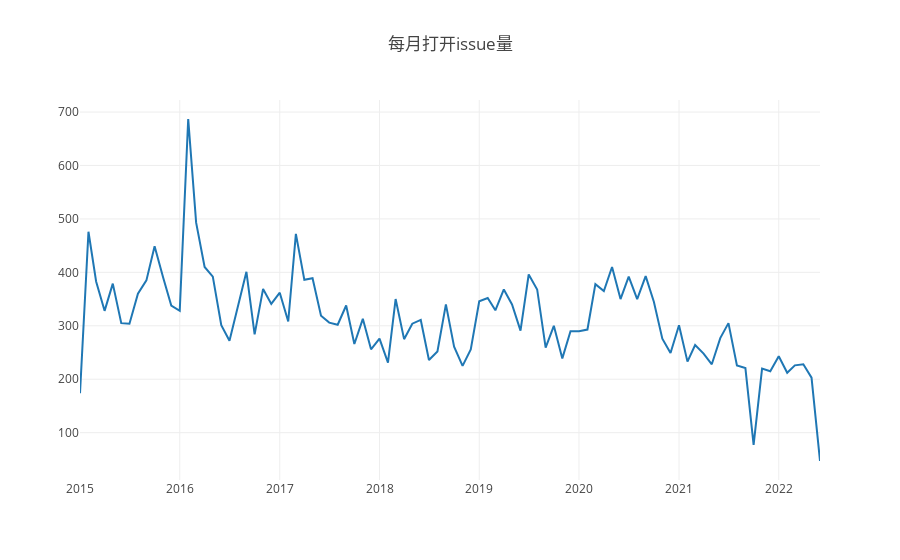

This figure's notebook cell:
### Markdown cell above
## 1.2 每月打开Issue个数

### Code cell
var years = [2015, 2016, 2017, 2018, 2019, 2020, 2021, 2022];
var project_id = 29078997;
Promise.all(years.map(ant =>{
     // console.log(ant);
     var s = `select count(*) as open_num, 
    formatDateTime(created_at,'%Y-%m') as time
    from github_log.events 
    where repo_id=${project_id}
    and toYear(created_at) = ${ant}
    and type = 'IssuesEvent' 
    and action = 'opened'
    group by formatDateTime(created_at,'%Y-%m')
    order by formatDateTime(created_at,'%Y-%m')`;
    return query(s);
})).then(data =>{

    // 格式化存储数据
      var stars = [];
    var time_show = [];
    for (let i=0;i<data.length;i++){
     for (let j=0; j<data[i].length; j++){
      stars.push(data[i][j].open_num);
      time_show.push(data[i][j].time);
     };
    };
    var table_data = [];
    for (var t = 0;t<stars.length;t++){
        table_data.push({'Date':time_show[t],'每月打开Issue数':stars[t]});
    }
    console.table(table_data);
    console.log("以上为有打开issue的数据");
    
      
        // 绘图
    var dd = [{x:time_show, y:stars,type:"scatter"},];
    openDigger.render.plotly(dd, {title: "每月打开issue量"});
})

### Figure 1 — Plotly figure (JSON) as saved in the notebook; plotly's stock layout.template omitted (floating-point values rounded to 4 significant figures)
{"data": [{"type": "scatter", "x": ["2015-01", "2015-02", "2015-03", "2015-04", "2015-05", "2015-06", "2015-07", "2015-08", "2015-09", "2015-10", "2015-11", "2015-12", "2016-01", "2016-02", "2016-03", "2016-04", "2016-05", "2016-06", "2016-07", "2016-08", "2016-09", "2016-10", "2016-11", "2016-12", "2017-01", "2017-02", "2017-03", "2017-04", "2017-05", "2017-06", "2017-07", "2017-08", "2017-09", "2017-10", "2017-11", "2017-12", "2018-01", "2018-02", "2018-03", "2018-04", "2018-05", "2018-06", "2018-07", "2018-08", "2018-09", "2018-10", "2018-11", "2018-12", "2019-01", "2019-02", "2019-03", "2019-04", "2019-05", "2019-06", "2019-07", "2019-08", "2019-09", "2019-10", "2019-11", "2019-12", "2020-01", "2020-02", "2020-03", "2020-04", "2020-05", "2020-06", "2020-07", "2020-08", "2020-09", "2020-10", "2020-11", "2020-12", "2021-01", "2021-02", "2021-03", "2021-04", "2021-05", "2021-06", "2021-07", "2021-08", "2021-09", "2021-10", "2021-11", "2021-12", "2022-01", "2022-02", "2022-03", "2022-04", "2022-05", "2022-06"], "y": ["174", "476", "383", "328", "379", "305", "304", "360", "385", "449", "391", "338", "328", "687", "493", "410", "392", "301", "272", "334", "401", "284", "369", "341", "362", "308", "472", "386", "389", "319", "306", "302", "338", "266", "313", "256", "276", "231", "350", "275", "304", "311", "236", "252", "340", "261", "225", "256", "346", "352", "329", "368", "340", "291", "396", "368", "259", "300", "239", "290", "290", "293", "378", "365", "410", "350", "392", "350", "393", "345", "276", "249", "301", "233", "264", "248", "228", "277", "305", "226", "221", "77", "220", "215", "243", "212", "226", "228", "203", "47"]}], "layout": {"autosize": true, "title": {"text": "每月打开issue量"}, "xaxis": {"autorange": true, "range": ["2015-01-01", "2022-06-01"], "type": "date"}, "yaxis": {"autorange": true, "range": [11.44, 722.6], "type": "linear"}}}
